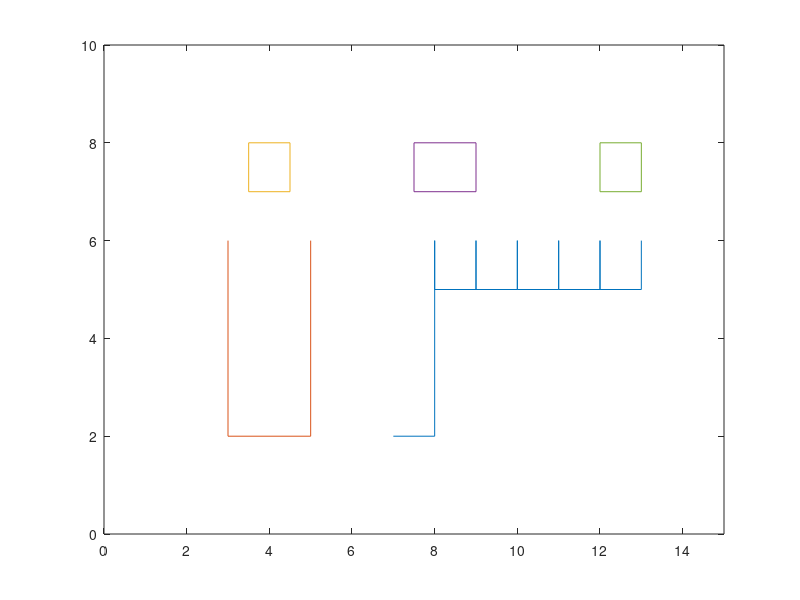

Recreate this plot in MATLAB.
x=[7 8 8 8 9 9 9 10 10 10 11 11 11 12 12 12 13 13 ];
y=[2 2 6 5 5 6 5 5 6 5 5 6 5 5 6 5 5 6 ];
m=[3 3 5 5];
n=[6 2 2 6];
q=[3.5 4.5 4.5 3.5 3.5];
w=[7 7 8 8 7];
r=[7.5 9 9 7.5 7.5];
t=[7 7 8 8 7];
u=[12 13 13 12 12];
i=[7 7 8 8 7];
plot(x,y,m,n,q,w,r,t,u,i);
axis([0 15 0 10]);
